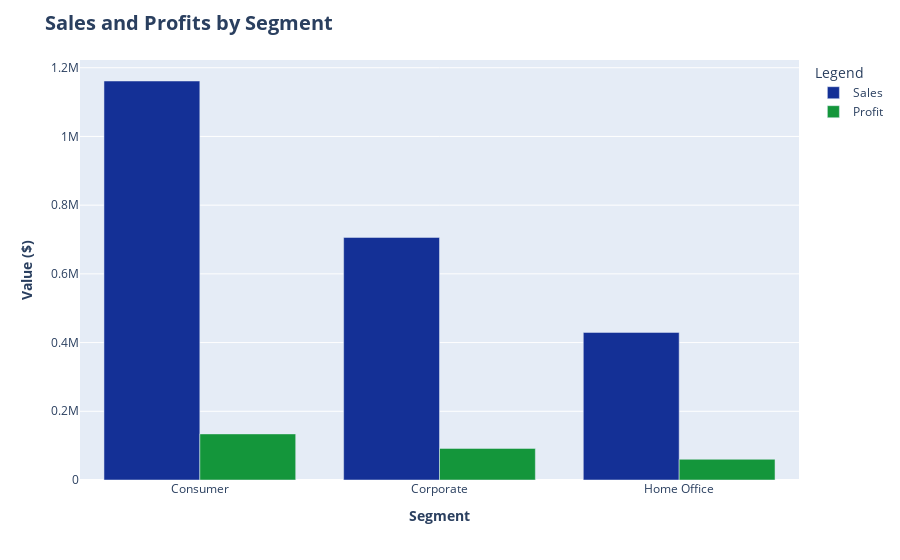

Here is the notebook cell this chart was saved with:
### Code cell
Sales_by_Cities = df.groupby('Segment')[['Sales','Profit']].sum().sort_values(by='Sales', ascending=False)

fig = px.bar(Sales_by_Cities, x=Sales_by_Cities.index, y=['Sales','Profit'],
             color_discrete_map = {'Sales': '#143096', 'Profit': '#14963b'},
             barmode = 'group',
            )

fig.update_layout(
             xaxis_title = '<b>Segment',
             yaxis_title = '<b>Value ($)',
             title= "<b>Sales and Profits by Segment<br>",
             title_font_size = 20,
             legend_title = 'Legend',
             
            )
fig.update_traces(hovertemplate='%{x}<br>Sales: $%{y:,.2f}<extra></extra>', selector=dict(name='Sales'))
fig.update_traces(hovertemplate='%{x}<br>Profit: $%{y:,.2f}<extra></extra>', selector=dict(name='Profit'))
fig.show()

### Figure 1 — Plotly figure (JSON) as saved in the notebook; plotly's stock layout.template omitted (floating-point values rounded to 4 significant figures)
{"data": [{"alignmentgroup": "True", "hovertemplate": "%{x}<br>Sales: $%{y:,.2f}<extra></extra>", "legendgroup": "Sales", "marker": {"color": "#143096", "pattern": {"shape": ""}}, "name": "Sales", "offsetgroup": "Sales", "orientation": "v", "showlegend": true, "textposition": "auto", "type": "bar", "x": ["Consumer", "Corporate", "Home Office"], "xaxis": "x", "y": [1161000.0, 706100.0, 429700.0], "yaxis": "y"}, {"alignmentgroup": "True", "hovertemplate": "%{x}<br>Profit: $%{y:,.2f}<extra></extra>", "legendgroup": "Profit", "marker": {"color": "#14963b", "pattern": {"shape": ""}}, "name": "Profit", "offsetgroup": "Profit", "orientation": "v", "showlegend": true, "textposition": "auto", "type": "bar", "x": ["Consumer", "Corporate", "Home Office"], "xaxis": "x", "y": [134100.0, 91980.0, 60300.0], "yaxis": "y"}], "layout": {"barmode": "group", "legend": {"title": {"text": "Legend"}, "tracegroupgap": 0}, "margin": {"t": 60}, "title": {"font": {"size": 20}, "text": "<b>Sales and Profits by Segment<br>"}, "xaxis": {"anchor": "y", "domain": [0, 1], "title": {"text": "<b>Segment"}}, "yaxis": {"anchor": "x", "domain": [0, 1], "title": {"text": "<b>Value ($)"}}}}
